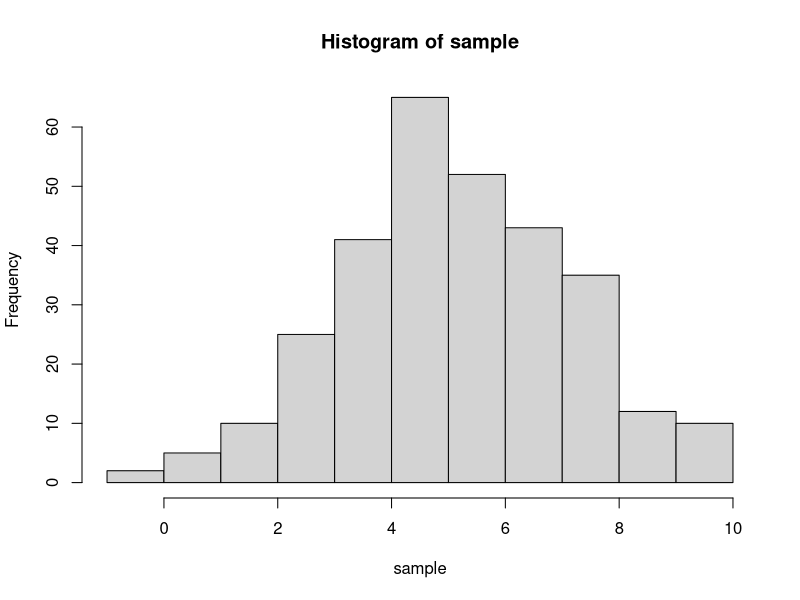
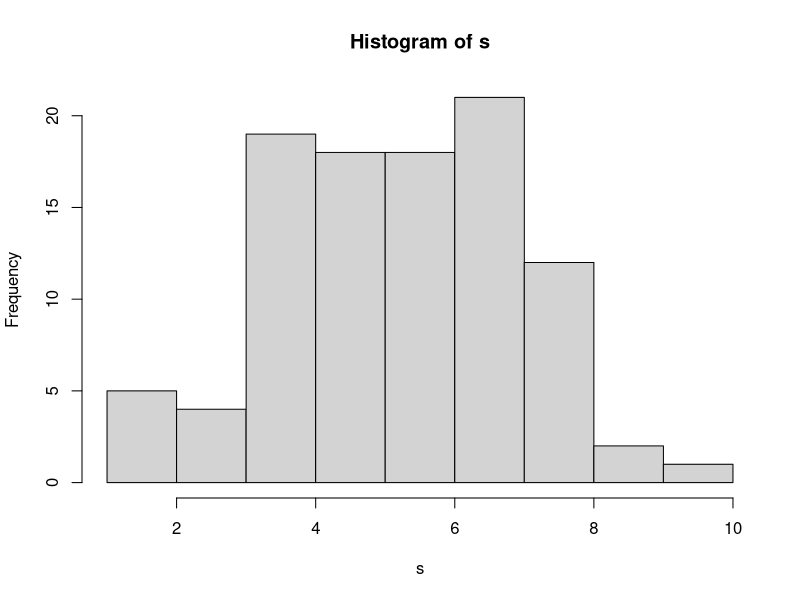

These figures' R source, in order:
## ---- chunk 1
as.integer(runif(200)*300)+1
## ---- chunk 2
sample<-rnorm(300,5,2) ##母體##
hist(sample)


idx<-as.integer(runif(100)*300)+1  ##從0~1之間取100個亂數乘以300再+1##  
s <- sample[idx]  ##s是從idx取出的100個樣本##  
s.sum<-summary(s)  ##看s的4分位數和極大小值##  
s.sum
print(s)
hist(s)  

s.mean<-s.sum[4]   ##取s.sum的第四個數值(平均數)
s.mean  

s.sd<-(s)/sqrt(300)    ##標準差=s/母體數開根號
print(s.sum[4])
print("samp.mean")  
print(s.mean)  
print("samp sd")  
print(s.sd)  
s.confidence<-c(-1.96*s.sd,1.96*s.sd)+s.mean  
s.confidence
